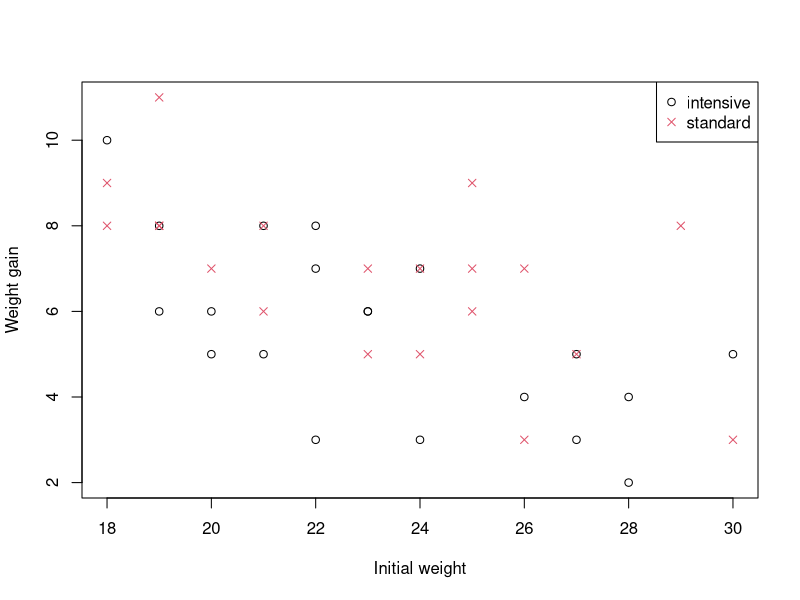
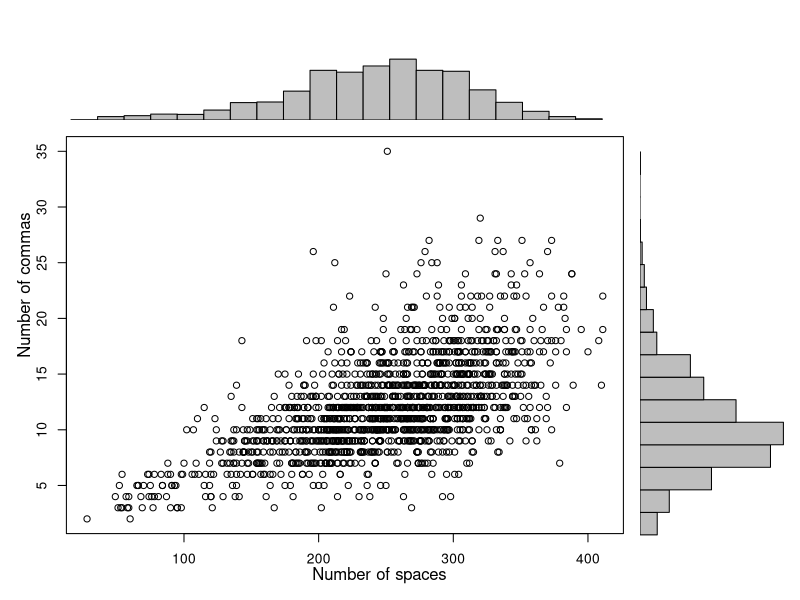

Source code (R) for these figures, in order:
## ---- chunk 1
library(tidyverse)
## ---- chunk 2
goats <- read_csv("data/goats.csv") %>% mutate(Treatment = as_factor(Treatment))
plot(Wt.gain ~ Wt.ini, pch=as.numeric(Treatment)^2, col=as.numeric(Treatment),data=goats,xlab="Initial weight",ylab="Weight gain")
legend("topright",legend=c("intensive","standard"),pch=c(1,4),col=1:2)
## ---- chunk 3
space_comma <- read_csv("data/amazon_space_comma.csv")
scatterhist <-  function(x, y, xlab="", ylab="",x.breaks="Sturges",y.breaks="Sturges"){  
	zones <- matrix(c(2,0,1,3), ncol=2, byrow=TRUE)  
	layout(zones, widths=c(4/5,1/5), heights=c(1/5,4/5))  
	xhist <- hist(x, plot=FALSE,breaks=x.breaks)  
	yhist <- hist(y, plot=FALSE,breaks=y.breaks)  
	top <- max(c(xhist$counts, yhist$counts))  
	par(mar=c(4,4,1,1))  
	plot(x,y,xlab="",ylab="")  
	par(mar=c(0,3,1,1))  
	barplot(xhist$counts, axes=FALSE, ylim=c(0, top), space=0)  
	par(mar=c(3,0,1,1))  
	barplot(yhist$counts, axes=FALSE, xlim=c(0, top), space=0, horiz=TRUE)  
	par(oma=c(3,3,0,0))  
	mtext(xlab, side=1, line=1, outer=TRUE, adj=0, at=0.35)  
	mtext(ylab, side=2, line=1, outer=TRUE, adj=0, at=0.35)
} 
scatterhist(space_comma$Spaces,space_comma$Commas,x.breaks=20,xlab="Number of spaces",ylab="Number of commas")
